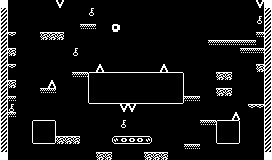

The image is a tile-based game level rendered from a .tmx file. Its description and source (layers, tilesets, objects; grid data summarised) follow:
An orthogonal 34x20 tile map with 8x8 px tiles, 2 tile layers (Tile Layer 1, background) and 3 objects (1, 5, 3).

<map version="1.0" orientation="orthogonal" renderorder="right-down" width="34" height="20" tilewidth="8" tileheight="8" nextobjectid="17">
 <properties>
  <property name="color1" value="23" />
  <property name="color2" value="135" />
  <property name="emmitercolor" value="78" />
  <property name="enemycolor" value="102" />
  <property name="hudcolor" value="13" />
  <property name="music" value="3" />
  <property name="name" value="menu" />
  <property name="tilecolor" value="89" />
  <property name="upsidedown" value="0" />
 </properties>
 <tileset firstgid="1" name="tileset" tilewidth="8" tileheight="8">
  <image source="tileset.png" width="160" height="200" />
 </tileset>
 <layer name="Tile Layer 1" width="34" height="20">
  <properties>
   <property name="texture" value="tileset" />
  </properties>
  <data>[680 cells, 143 non-empty, 20 distinct tile ids]</data>
 </layer>
 <objectgroup name="enemy">
  <properties>
   <property name="_type" value="1" />
   <property name="sizex" value="16" />
   <property name="sizey" value="16" />
   <property name="speedx" value="10" />
   <property name="speedy" value="20" />
   <property name="texture" value="enemies_16x16" />
  </properties>
  <object id="12" type="1" x="236" y="58">
   <properties>
    <property name="adelay" value="400" />
    <property name="areverse" value="0" />
    <property name="offset" value="60" />
   </properties>
   <polyline points="-24,-26 16,-26" />
  </object>
  <object id="13" type="5" x="32" y="64">
   <polyline points="0,0 0,-48" />
  </object>
  <object id="16" type="3" x="128" y="170">
   <properties>
    <property name="adelay" value="400" />
    <property name="areverse" value="0" />
    <property name="offset" value="60" />
   </properties>
   <polyline points="-24,-26 28,-26" />
  </object>
 </objectgroup>
 <layer name="background" width="34" height="20">
  <properties>
   <property name="texture" value="tileset" />
  </properties>
  <data>[680 cells, 6 non-empty, 1 distinct tile ids]</data>
 </layer>
</map>
